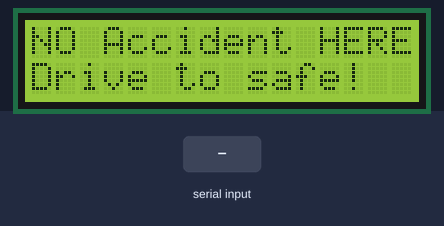
The sketch below on a simulated Arduino Leonardo, built with avr-gcc and run on an emulated ATmega32U4. Shown: 16×2 character LCD. The test bench sets the inputs (shaded band).

Above: at 2.2 s.
2.3 s: "1" received over the second serial link
At 3.1 s:
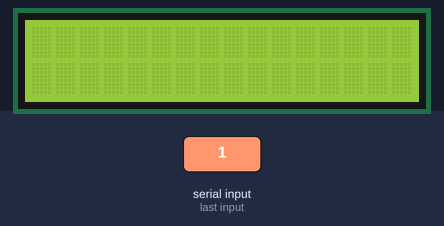
5.3 s: "0" received over the second serial link
At 6.8 s:
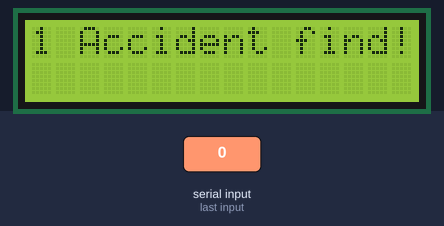
8.3 s: "2" received over the second serial link
At 12.5 s:
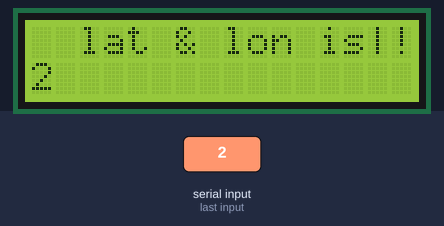
Timing chart, 0 to 14.0 s (numbered marks = the images above; inputs shaded):
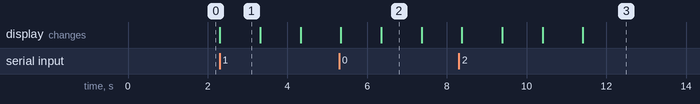

The sketch:

pi-pico-test-for-tr.ino
```cpp
#include <Wire.h>
#include <LiquidCrystal_I2C.h>
#include <SoftwareSerial.h>

// Set the LCD address to 0x27 for a 16 chars and 2 line display
LiquidCrystal_I2C lcd(0x3F, 16, 2);
SoftwareSerial mySerial(0,1); // RX, TX
void setup()
{
	// initialize the LCD
	lcd.begin();

	// Turn on the blacklight and print a message.
	lcd.backlight();
  lcd.setCursor(0,0);
  lcd.print("NO Accident HERE");
  lcd.setCursor(0,1);
	lcd.print("Drive to safe!");
  delay(1000);
 Serial.begin(9600);
//  while (!Serial) {
//    ; // wait for serial port to connect. Needed for Leonardo only
//  }
  mySerial.begin(9600);
}
void loop()
{
//  char al=0;
//  int a=1;
//  while(a>=19){

  if (mySerial.available()){
     lcd.clear();
    String a1=mySerial.readString();
    lcd.setCursor(0,0);
    lcd.print("1 Accident find!");
    delay(1000);
    lcd.setCursor(0,0);
    lcd.print("  lat & lon is|");
    delay(1000);
    lcd.setCursor(0,1);
    lcd.print(a1);
//    Serial.print(mySerial.readString());
//    a=a+1;
  }


//  lcd.print(al);
//  }
//  delay(500);

  if (Serial.available())
    mySerial.write(Serial.read());
	// Do nothing here...
}
```

Measured:
- after the input at 2.3 s, the display: changes at once (image 1)
- after the input at 5.3 s, the display: first differs from a run without the input at once (image 2 shows a later state)
- after the input at 8.3 s, the display: first differs from a run without the input after 0.07 s (image 3 shows a later state)
- what the display in image 1 shows lasts 1.0 s, from 2.3 s to 3.3 s
